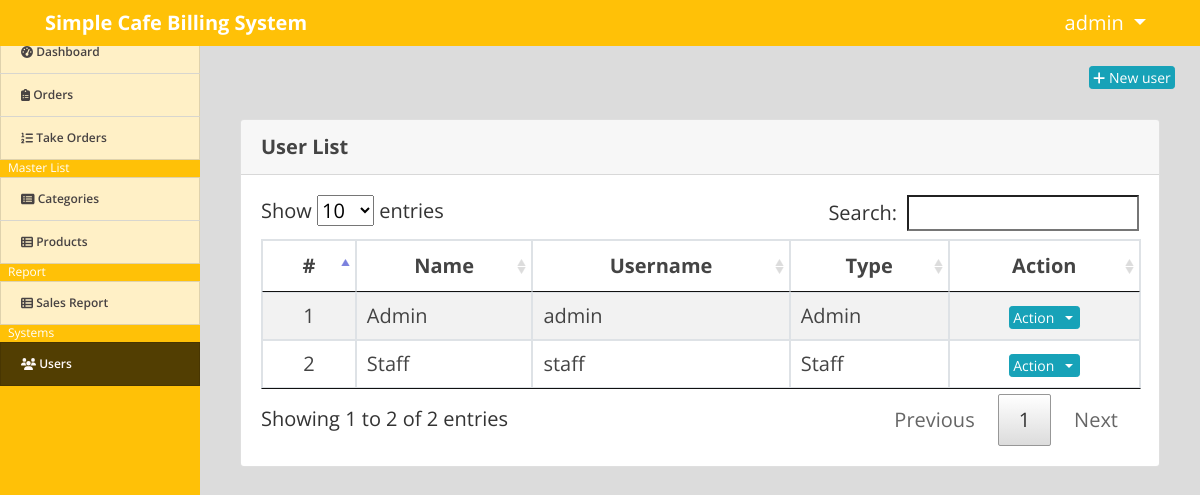
The app's page /index.php?page=users (signed in) with its own data.
### tables this page shows
CREATE TABLE `users` (
  `id` int(30) NOT NULL,
  `name` text NOT NULL,
  `username` varchar(200) NOT NULL,
  `password` text NOT NULL,
  `type` tinyint(1) NOT NULL DEFAULT 3 COMMENT '1=Admin,2=Staff'
);

### users.php (the view, shortened to what this page needs)
<div class="container-fluid">
	<div class="row">
	<div class="col-lg-12">
			<button class="btn btn-info float-right btn-sm" id="new_user"><i class="fa fa-plus"></i> New user</button>
	</div>
	</div>
	<br>
	<div class="col-lg-12">
		<div class="card ">
			<div class="card-header"><b>User List</b></div>
			<div class="card-body">
				<table class="table-striped table-bordered">
			<thead>
				<tr>
					<th class="text-center">#</th>
					<th class="text-center">Name</th>
					<th class="text-center">Username</th>
					<th class="text-center">Type</th>
					<th class="text-center">Action</th>
				</tr>
			</thead>
			<tbody>
				<?php
 					include 'db_connect.php';
 					$type = array("","Admin","Staff","Alumnus/Alumna");
 					$users = $conn->query("SELECT * FROM users order by name asc");
 					$i = 1;
 					while($row= $users->fetch_assoc()):
				 ?>
				 <tr>
				 	<td class="text-center">
				 		<?php echo $i++ ?>
				 	</td>
				 	<td>
				 		<?php echo ucwords($row['name']) ?>
				 	</td>
				 	<td>
				 		<?php echo $row['username'] ?>
				 	</td>
				 	<td>
				 		<?php echo $type[$row['type']] ?>
				 	</td>
				 	<td>
				 		<center>
							<div class="btn-group">
							  <button type="button" class="btn btn-info btn-sm">Action</button>
							  <button type="button" class="btn btn-info btn-sm dropdown-toggle dropdown-toggle-split" data-toggle="dropdown" aria-haspopup="true" aria-expanded="false">
							  </button>
							</div>
						</center>
				 	</td>
				 </tr>
				<?php endwhile; ?>
			</tbody>
		</table>
			</div>
		</div>
	</div>
</div>

### assets/css/style.css (style rules this page uses)
body { font-family: "Open Sans", sans-serif; color: #444444; width: 100%; height: calc(100%); font-size: 20px; }
.btn-sm { padding: .0001rem .2rem; }

### index.php (style rules this page uses)
body { background: #80808045; }

### records on screen
users: name "Admin", username "admin", type "Admin"
users: name "Staff", username "staff", type "Staff"

### other values on screen
$_SESSION['system']['name'] "Simple Cafe Billing System"
$_SESSION['login_name'] "admin"
